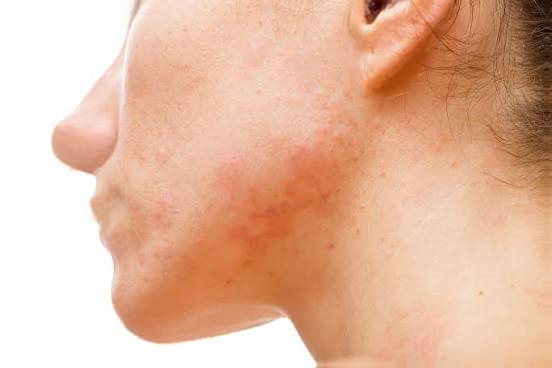
#> input picture test_healed_full_portrait.png, 552 x 368 px
$ python -i face_segmenter.py   (imports and definitions only)
#> lines starting #> are read from the running program, lines starting #| are printed output that depends on the picture; after the words box and inside, x2 and y2 are one past the last pixel; in counts of white or black regions, pixels touching at a corner belong together
import logging
import cv2
import numpy as np
from PIL import Image
from typing import Tuple, Dict, Any, Optional

logger = logging.getLogger("face_segmenter")

# BiSeNet 19 Classes (CelebAMask-HQ mapping)
# 0: background, 1: skin, 2: l_brow, 3: r_brow, 4: l_eye, 5: r_eye,
# 6: eye_g, 7: l_ear, 8: r_ear, 9: ear_r, 10: nose, 11: mouth,
# 12: u_lip, 13: l_lip, 14: neck, 15: neck_l, 16: cloth, 17: hair, 18: hat

SKIN_CLASSES = {1, 10}  # Facial skin + nose skin
NECK_CLASSES = {14}      # Neck skin (optional)
CRITICAL_ANATOMY_CLASSES = {2, 3, 4, 5, 11, 12, 13}

_bisenet_model = None


# [12 lines left out: function get_bisenet_parser, not called in this run]


def estimate_fitzpatrick_type(base_lab: list) -> str:
    """
    Estimates Fitzpatrick skin phototype (Type I to VI) based on CIE LAB L* luminance.
    Used by downstream modules for tone-adaptive sensitivity and erythema thresholds.
    """
    l_val = base_lab[0]  # OpenCV LAB: 0 to 255
    if l_val > 195:
        return "Type I (Very Fair / Porcelain)"
    elif l_val > 175:
        return "Type II (Fair)"
    elif l_val > 155:
        return "Type III (Medium / Olive)"
    elif l_val > 130:
        return "Type IV (Tan / Moderate Brown)"
    elif l_val > 105:
        return "Type V (Dark Brown)"
    else:
        return "Type VI (Deep / Very Dark)"


# [182 lines left out: functions extract_facial_zones, segment_face_skin, not called in this run]


def fallback_skin_segmentation(img_rgb: np.ndarray, feather_radius: int = 3) -> Tuple[np.ndarray, Dict[str, Any]]:
    """Fallback color-space skin segmenter (YCbCr + HSV)."""
#> called with feather_radius = 3
    h, w = img_rgb.shape[:2]
#> h = 368; w = 552
    img_ycrcb = cv2.cvtColor(img_rgb, cv2.COLOR_RGB2YCrCb)
#> img_ycrcb: shape (368, 552, 3); mean of channels 0, 1, 2 194.6, 152.1, 107.8
    img_hsv = cv2.cvtColor(img_rgb, cv2.COLOR_RGB2HSV)
#> img_hsv: shape (368, 552, 3); mean H, S, V 10.3, 83.1, 228.4

    cr = img_ycrcb[:, :, 1]
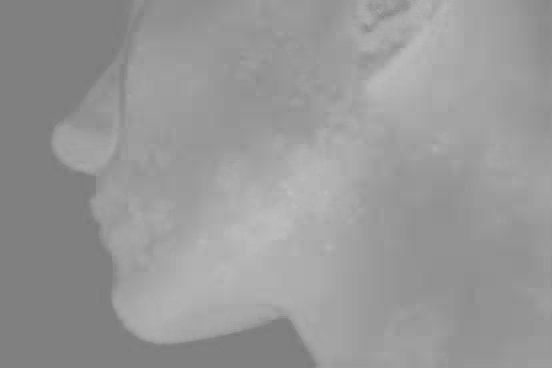
#> cr: shape (368, 552); min 122, max 191, mean 152.1
    cb = img_ycrcb[:, :, 2]
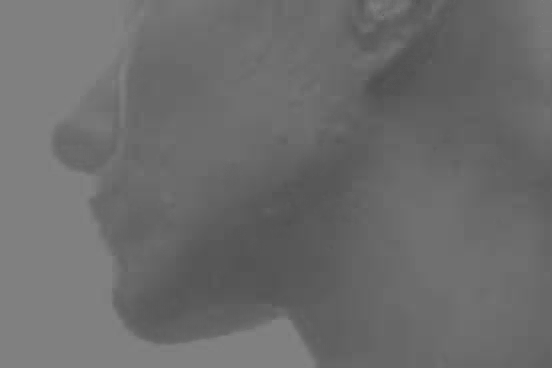
#> cb: shape (368, 552); min 77, max 132, mean 107.8
    skin_ycrcb = (cr >= 133) & (cr <= 173) & (cb >= 77) & (cb <= 127)
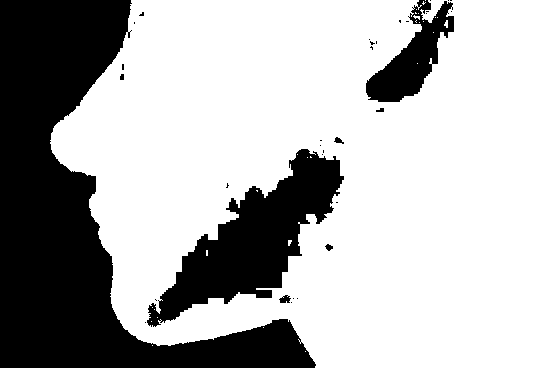
#> skin_ycrcb: shape (368, 552) bool; 70.3% white; 34 black regions (26 under 20 px), largest, box (x1, y1, x2, y2) and area: (0, 0, 316, 368) 43060, (147, 149, 344, 327) 13228, (366, 0, 454, 102) 3787

    h_chan = img_hsv[:, :, 0]
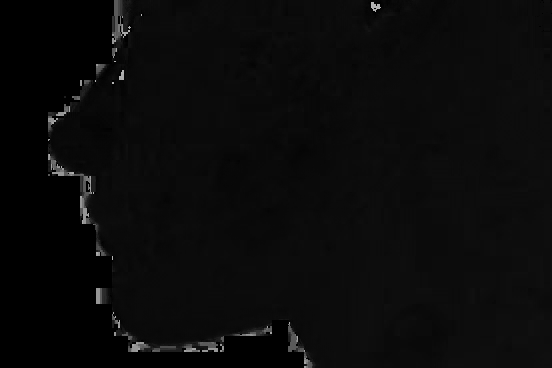
#> h_chan: shape (368, 552); min 0, max 179, mean 10.3
    s_chan = img_hsv[:, :, 1]
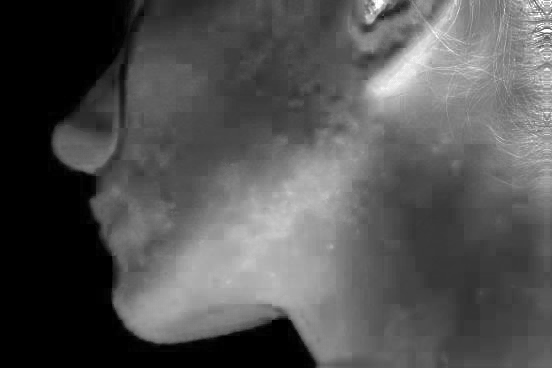
#> s_chan: shape (368, 552); min 0, max 255, mean 83.1
    skin_hsv = ((h_chan <= 25) | (h_chan >= 170)) & (s_chan >= 20) & (s_chan <= 200)
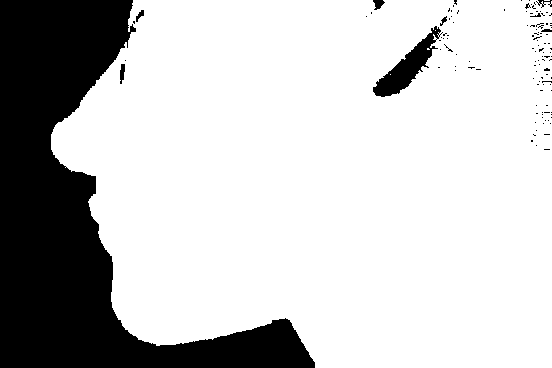
#> skin_hsv: shape (368, 552) bool; 77.6% white; 118 black regions (109 under 20 px), largest, box (x1, y1, x2, y2) and area: (0, 0, 315, 368) 43293, (373, 26, 443, 97) 1586, (373, 0, 385, 10) 75

    raw_mask = (skin_ycrcb & skin_hsv).astype(np.uint8) * 255
#> raw_mask: shape (368, 552); 69.9% white; 135 black regions (122 under 20 px), largest, box (x1, y1, x2, y2) and area: (0, 0, 316, 368) 43315, (147, 149, 344, 327) 13228, (366, 0, 454, 102) 3807

    kernel = cv2.getStructuringElement(cv2.MORPH_ELLIPSE, (7, 7))
    cleaned_mask = cv2.morphologyEx(raw_mask, cv2.MORPH_CLOSE, kernel)
#> cleaned_mask: shape (368, 552); 70.7% white; 5 black regions, box (x1, y1, x2, y2) and area: (0, 0, 315, 368) 43226, (150, 149, 343, 323) 12781, (366, 3, 451, 102) 3307, (373, 0, 384, 8) 61, (421, 2, 431, 11) 58

    if feather_radius > 0:
        ksize = feather_radius * 2 + 1
        final_mask = cv2.GaussianBlur(cleaned_mask, (ksize, ksize), 0)
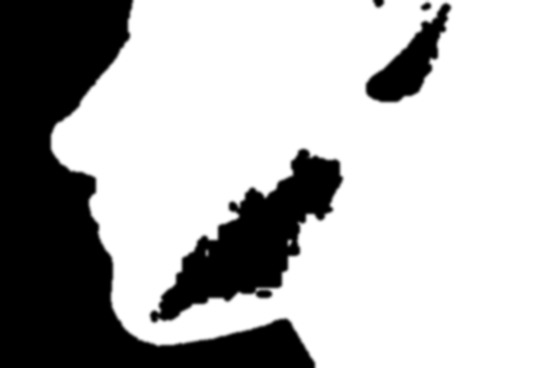
#> final_mask: shape (368, 552); min 0, max 255, mean 180.4
    else:
        final_mask = cleaned_mask

    skin_pixels = img_rgb[cleaned_mask > 128]
    if len(skin_pixels) > 0:
        base_rgb = np.median(skin_pixels, axis=0).astype(int).tolist()
#> base_rgb = [233, 181, 151]
        base_lab = [170.0, 140.0, 140.0]
    else:
        base_rgb = [210, 170, 150]
        base_lab = [170.0, 140.0, 140.0]

    return final_mask, {
        "classes_present": [],
        "skin_pixel_count": int(np.sum(cleaned_mask > 128)),
        "skin_percentage": float(np.sum(cleaned_mask > 128) / (h * w) * 100.0),
        "base_tone_rgb": base_rgb,
        "base_tone_lab": base_lab,
        "fitzpatrick_type": estimate_fitzpatrick_type(base_lab),
        "zones_count": 0
    }

>>> import cv2
>>> picture = cv2.cvtColor(cv2.imread('../test_healed_full_portrait.png'), cv2.COLOR_BGR2RGB)
>>> result = fallback_skin_segmentation(picture)
